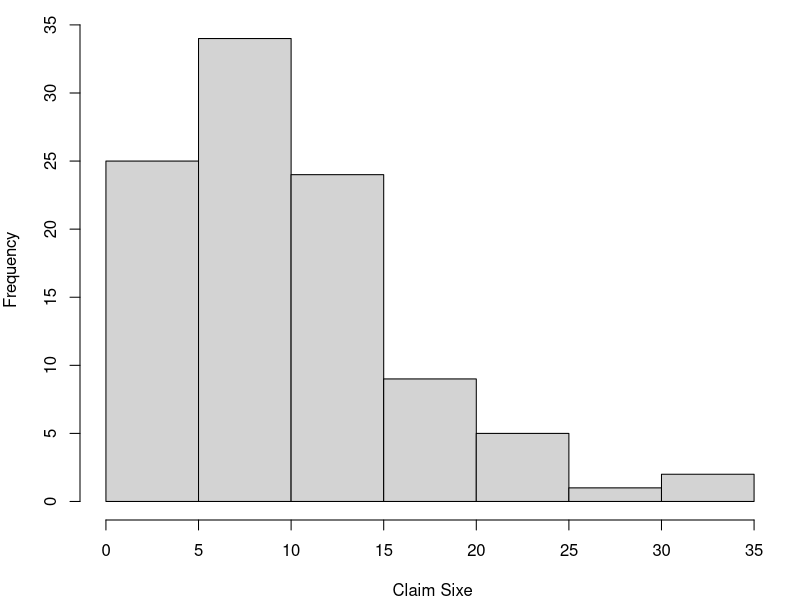

Write the R code that produced this figure.
# generate observations fro gamma 100, shape = 2, scale = 5
Claim_size <- rgamma(n = 100, shape = 2, scale = 5)
par(mar = c(4,4,1,1))
hist(Claim_size,
     xlab = " Claim Sixe",
     main = "")
